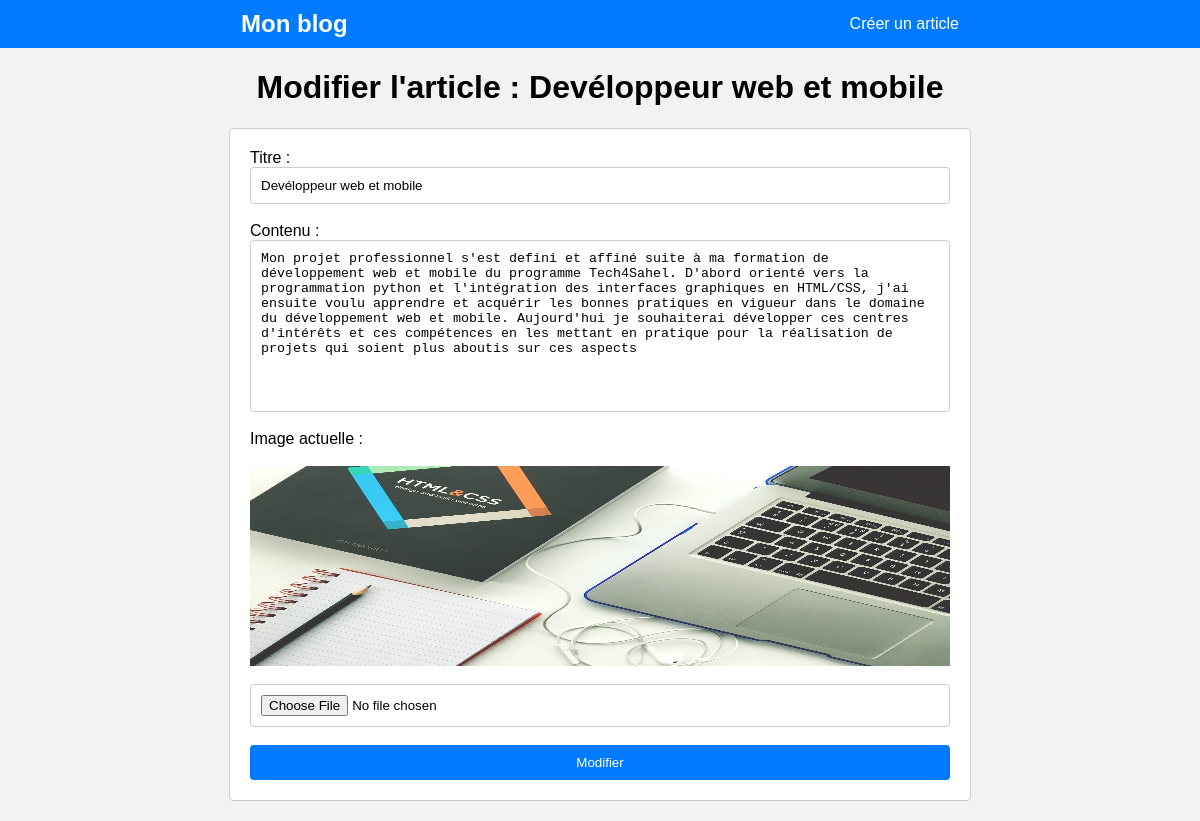
Screenshot of /update.php?id=8 with the database file from the repository.
### tables this page shows
CREATE TABLE articles (
    id INTEGER PRIMARY KEY AUTOINCREMENT,
    title VARCHAR(255) NOT NULL,
    content TEXT NOT NULL,
    image VARCHAR(255),
    created_at DATETIME DEFAULT CURRENT_TIMESTAMP
);

### update.php (the view, shortened to what this page needs)
<?php
include 'bd/connexion.php';
$id = $_GET['id'];
$stmt = $conn->prepare('SELECT * FROM articles WHERE id = ?');
$stmt->execute([$id]);
$article = $stmt->fetch(PDO::FETCH_ASSOC);
?>
<?php include_once 'templates/header.php'; ?>
    <h1 class="text-center">Modifier l'article : <?= htmlspecialchars_decode($article['title']) ?></h1>
    <form action="update.php?id=<?= $id ?>" method="POST" enctype="multipart/form-data">
        <label for="title">Titre :</label>
        <input type="text" id="title" name="title" class="form-control" value="<?= htmlspecialchars_decode($article['title']) ?>" required><br>
        <label for="content">Contenu :</label>
        <textarea id="editor" name="content" rows="10" class="form-control" required><?= htmlspecialchars_decode($article['content']) ?></textarea><br>
        <label for="image">Image actuelle :</label><br>
        <?php if ($article['image']): ?>
            <img src="<?= htmlspecialchars_decode($article['image']) ?>" alt="Image de l'article" width="100%" height="200"><br>
        <?php endif; ?>
        <input type="file" class="form-control" id="image" name="image"><br>
        <input type="submit" class="btn btn-primary" value="Modifier" name="submit">
    </form>
<?php include_once 'templates/footer.php'; ?>

### assets/css/style.css (style rules this page uses)
body { padding: 0; margin: 0; background-color: #f2f2f2; font-family: Arial, Helvetica, sans-serif; }
.text-center { text-align: center; }
form { background-color: #fff; border: 1px solid #ccc; border-radius: 4px; padding: 20px; display: flex; flex-direction: column; width: 700px; margin: 20px auto; }
.form-control { border: 1px solid #ccc; border-radius: 4px; padding: 10px; outline: none; flex: 1; }
textarea { resize: none; }
.btn { border-radius: 4px; padding: 10px 20px; cursor: pointer; outline: none; border: none; }
.btn-primary { background-color: #007bff; color: #fff; }

### rows the page displays
articles: title "Devéloppeur web et mobile", content "Mon projet professionnel s'est defini et affiné suite à ma formation de développement web et mobile du programme Tech4Sahel. D'abord orienté vers la programmation python et l'intégration des interfaces graphiques en HTML/CSS, j'ai ensuite voulu apprendre et acquérir les bonnes pratiques en vigueur dans le domaine du développement web et mobile. Aujourd'hui je souhaiterai développer ces centres d'intérêts et ces compétences en les mettant en pratique pour la réalisation de projets qui soient plus aboutis sur ces aspects", image (picture)
